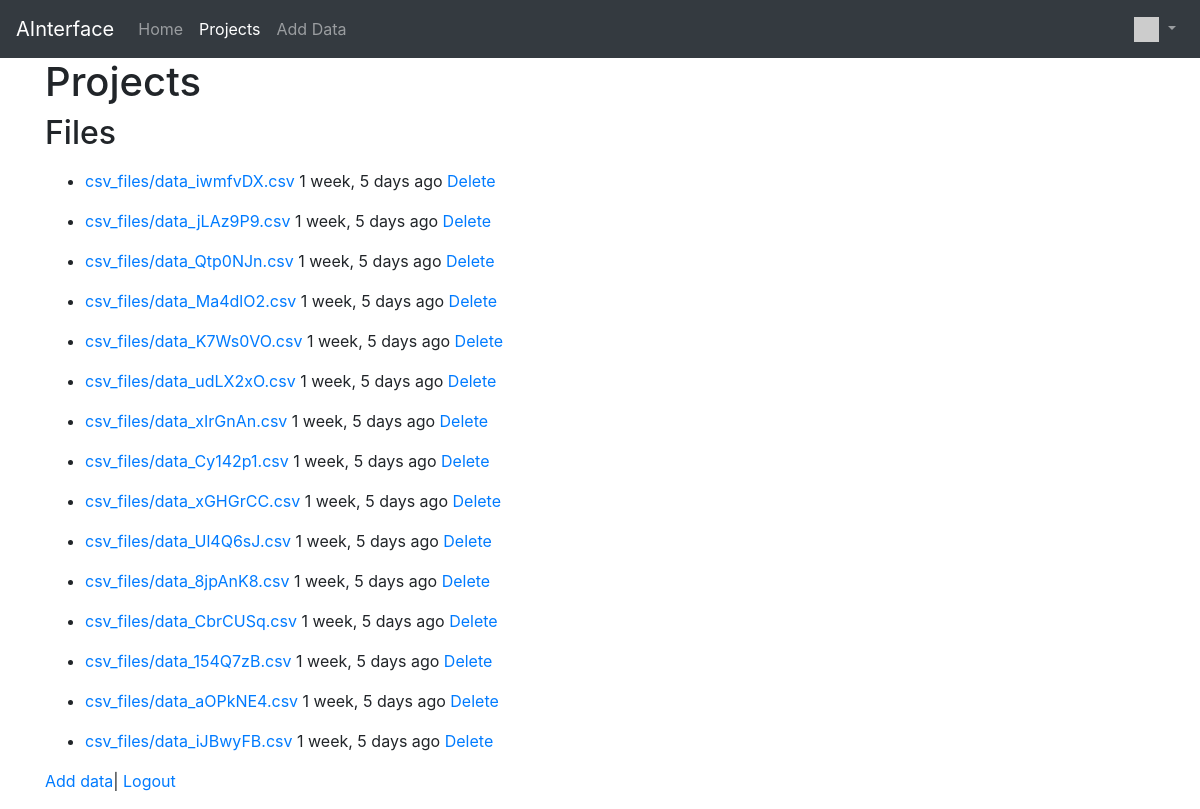
Before: /kneighborsclassifier/ (signed in) with the older database file.
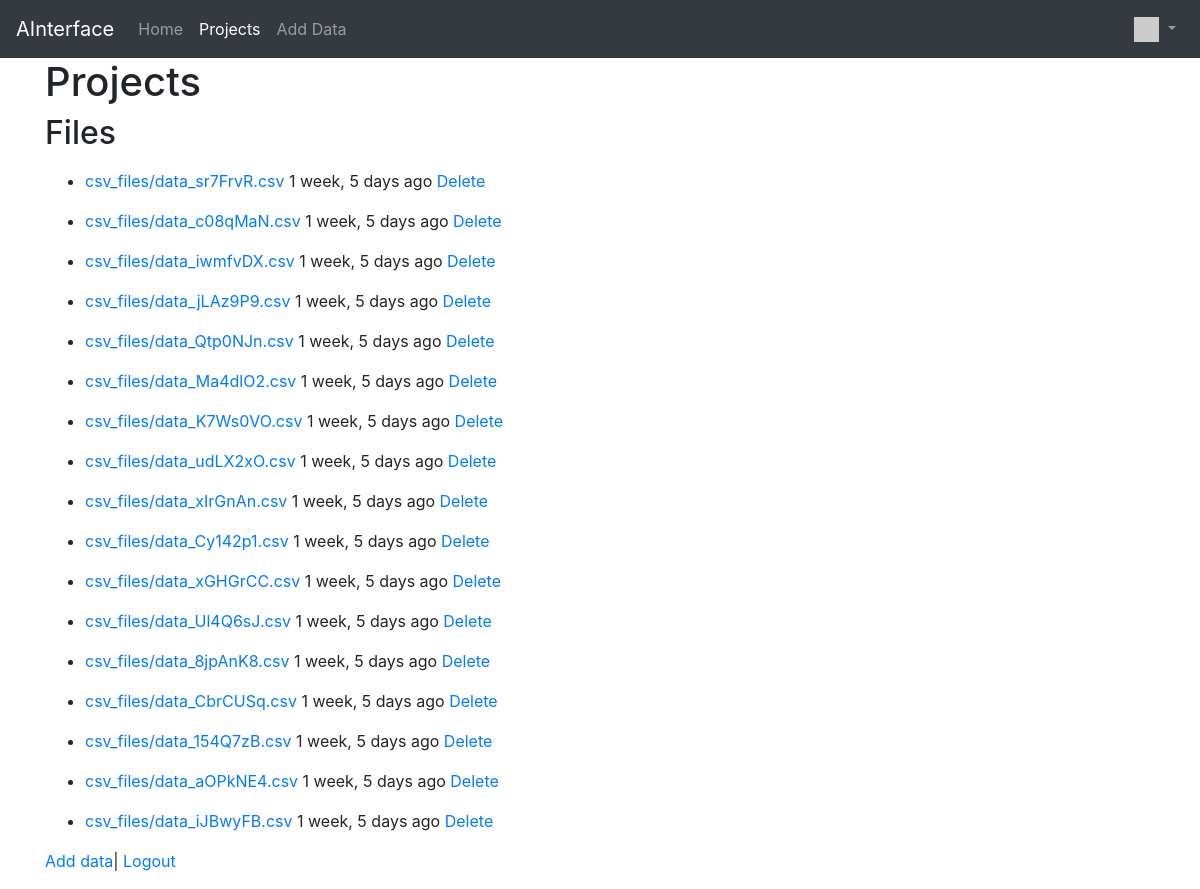
After: the same page with the newer database file.
### Apps/KNeighborsClassifier/models.py (models this page shows)
class CSVFile(models.Model):
    file = models.FileField(upload_to='csv_files/', validators=[validate_csv_file])
    uploaded_at = models.DateTimeField(auto_now_add=True)
    owner = models.ForeignKey(settings.AUTH_USER_MODEL, on_delete=models.CASCADE)
    def __str__(self):
        return self.file.name

### Apps/KNeighborsClassifier/views.py (the view)
# urls.py: path('', views.CsvListView.as_view(), name='all'),
class CsvListView(OwnerListView):
    template_name = "KNeighborsClassifier/csv_list.html"
    def get(self, request) :
        csv_list = CSVFile.objects.all().order_by('-uploaded_at')
        for obj in csv_list:
            obj.natural_updated = naturaltime(obj.uploaded_at)
        ctx = {'csv_list' : csv_list}
        return render(request, self.template_name, ctx)

### Apps/home/templatetags/app_tags.py (called while the page is built)
@register.filter(name='gravatar')
def gravatar(user, size=35):
    email = str(user.email.strip().lower()).encode('utf-8')
    email_hash = md5(email).hexdigest()
    url = "//www.gravatar.com/avatar/{0}?s={1}&d=identicon&r=PG"
    return url.format(email_hash, size)

### Apps/KNeighborsClassifier/templates/KNeighborsClassifier/csv_list.html
{% extends "base_menu.html" %}
{% block content %}
<h1>Projects</h1>
<h2>Files</h2>
<p>
    {% if csv_list %}
        {% for csv in csv_list %}
            {% if csv.owner == user %}
            <ul>
                <li>
                    <a href="{% url 'KNeighborsClassifier:csv_detail'  csv.id %}">{{ csv }} </a> {{ csv.natural_updated }}
                    <a href="{% url 'KNeighborsClassifier:csv_delete' csv.id %}">Delete</a>
                </li>
            </ul>
            {% endif %}
        {% endfor %}
    {% else %}
        <p>There are no projects.</p>
    {% endif %}
</p>
<p>
    <a href="{% url 'KNeighborsClassifier:create_csv_data' %}">Add data</a>|
    {% if user.is_authenticated %}
        <a href="{% url 'logout' %}?next={% url 'KNeighborsClassifier:all' %}">Logout</a>
    {% else %}
        <a href="{% url 'login' %}?next={% url 'KNeighborsClassifier:all' %}">Login</a>
    {% endif %}
</p>
{% endblock %}

Changed rows visible on the page:
added CSVFile: file "csv_files/data_sr7FrvR.csv", natural_updated "1 week, 5 days ago"
added CSVFile: file "csv_files/data_c08qMaN.csv", natural_updated "1 week, 5 days ago"
